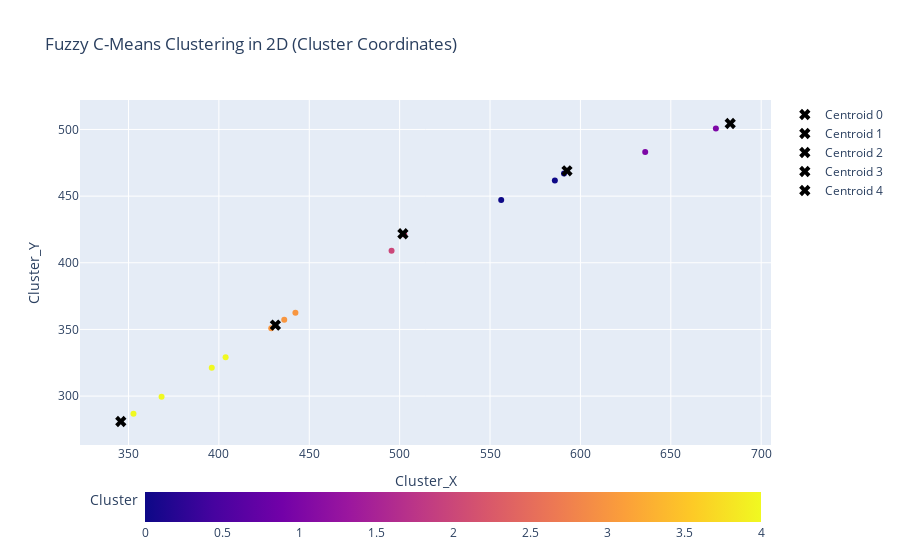
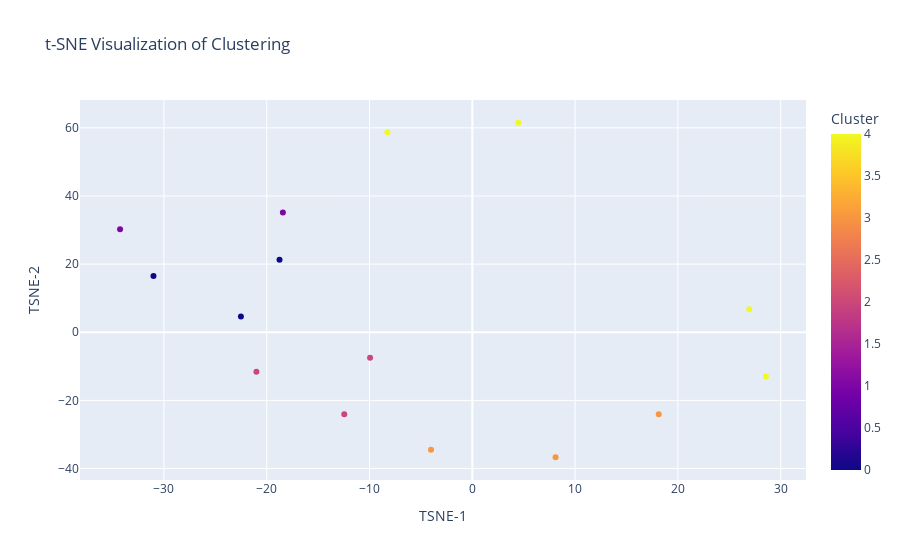

The cell these charts' notebook holds for them, in order:
### Code cell
import numpy as np
import pandas as pd
import skfuzzy as fuzz
from sklearn.manifold import TSNE
import plotly.graph_objs as go
import plotly.express as px
from IPython.display import display

# Data untuk klasterisasi: mendefinisikan data yang akan digunakan dalam bentuk dictionary
data = {
    "Obat": ["Parasetamol", "Amoksisilin", "Vitamin C", "Ibuprofen", "Metformin", "Losartan", 
             "Amlodipin", "Simvastatin", "Aspirin", "Omeprazole", "Cefadroxil", "Dexamethasone", 
             "Azitromisin", "Ketorolac", "Furosemide"],
    "Stok Awal": [500, 300, 600, 700, 400, 350, 450, 500, 650, 550, 600, 500, 450, 400, 350],
    "Permintaan Puskesmas": [400, 200, 450, 500, 350, 300, 380, 420, 520, 460, 480, 430, 350, 300, 300],
    "Pemakaian": [350, 180, 400, 450, 300, 270, 320, 400, 470, 420, 450, 390, 330, 270, 290],
    "Sisa Stok": [150, 120, 200, 250, 100, 80, 130, 100, 180, 130, 150, 110, 120, 130, 60]
}

# Mengonversi data dictionary menjadi DataFrame
df = pd.DataFrame(data)

print("Data Obat")

display(df)

# Menyiapkan data untuk klasterisasi Fuzzy C-Means
# Menggabungkan data 'Stok Awal', 'Permintaan Puskesmas', 'Pemakaian', dan 'Sisa Stok' ke dalam satu array
data_for_clustering = np.vstack((df['Stok Awal'], df['Permintaan Puskesmas'], df['Pemakaian'], df['Sisa Stok'])).T

# Menerapkan algoritma Fuzzy C-Means untuk klasterisasi dengan 5 klaster
n_clusters = 5
cntr, u, u0, d, jm, p, fpc = fuzz.cluster.cmeans(
    data_for_clustering.T, n_clusters, 2, error=0.005, maxiter=1000, init=None)

# Menentukan keanggotaan klaster untuk setiap titik data berdasarkan nilai keanggotaan terbesar
cluster_membership = np.argmax(u, axis=0)

# Menghitung koordinat klaster (sumbu X dan Y) menggunakan nilai keanggotaan klaster
cluster_x = u.T @ cntr[:, 0]
cluster_y = u.T @ cntr[:, 1]

# Menambahkan informasi klaster dan koordinat ke DataFrame
df['Cluster'] = cluster_membership
df['Cluster_X'] = cluster_x
df['Cluster_Y'] = cluster_y

# Melakukan reduksi dimensi dengan t-SNE menjadi 2 dimensi untuk visualisasi
tsne = TSNE(n_components=2, perplexity=5, n_iter=300, random_state=0)
tsne_results = tsne.fit_transform(data_for_clustering)

# Menambahkan hasil t-SNE (2D) ke DataFrame
df['TSNE-1'] = tsne_results[:, 0]
df['TSNE-2'] = tsne_results[:, 1]

# Membuat scatter plot 2D menggunakan Plotly untuk visualisasi klaster Fuzzy C-Means
fig_fuzzy = px.scatter(df, x='Cluster_X', y='Cluster_Y', color='Cluster',
                       hover_data=['Obat', 'Pemakaian', 'Sisa Stok'],
                       title="Fuzzy C-Means Clustering in 2D (Cluster Coordinates)")

# Memindahkan skala warna (color bar) ke bawah plot
fig_fuzzy.update_layout(coloraxis_colorbar=dict(
    orientation="h",
    yanchor="bottom",
    y=-0.3,  # Memindahkan color bar ke bawah plot
    xanchor="center",
    x=0.5  # Menempatkan color bar di tengah
))

# Menambahkan centroid ke plot sebagai tanda 'x' hitam besar
for i, center in enumerate(cntr):
    fig_fuzzy.add_trace(go.Scatter(x=[center[0]], y=[center[1]], 
                                   mode='markers', marker=dict(size=10, color='black', symbol='x'),
                                   name=f'Centroid {i}'))

# Menampilkan plot hasil klasterisasi Fuzzy C-Means
print("Hasil TSNE")
fig_fuzzy.show()

# Membuat scatter plot 2D menggunakan t-SNE untuk visualisasi klaster
fig_tsne = px.scatter(df, x='TSNE-1', y='TSNE-2', color='Cluster',
                      hover_data=['Obat', 'Stok Awal', 'Permintaan Puskesmas', 'Pemakaian', 'Sisa Stok'],
                      title="t-SNE Visualization of Clustering")

# Menampilkan plot hasil t-SNE
print("Hasil TSNE")
fig_tsne.show()

# Menampilkan tabel hasil klasterisasi dengan koordinat klaster dan hasil t-SNE
df_results = df[['Obat', 'Stok Awal', 'Permintaan Puskesmas', 'Pemakaian', 'Sisa Stok', 
                 'Cluster', 'Cluster_X', 'Cluster_Y', 'TSNE-1', 'TSNE-2']]

# Menampilkan DataFrame dengan hasil klasterisasi dan t-SNE
print("Hasil Klasterisasi Fuzzy C-Means")
display(df_results)

### Figure 1 — Plotly figure (JSON) as saved in the notebook; plotly's stock layout.template omitted (floating-point values rounded to 4 significant figures)
{"data": [{"customdata": [["Parasetamol", 350, 150], ["Amoksisilin", 180, 120], ["Vitamin C", 400, 200], ["Ibuprofen", 450, 250], ["Metformin", 300, 100], ["Losartan", 270, 80], ["Amlodipin", 320, 130], ["Simvastatin", 400, 100], ["Aspirin", 470, 180], ["Omeprazole", 420, 130], ["Cefadroxil", 450, 150], ["Dexamethasone", 390, 110], ["Azitromisin", 330, 120], ["Ketorolac", 270, 130], ["Furosemide", 290, 60]], "hovertemplate": "Cluster_X=%{x}<br>Cluster_Y=%{y}<br>Obat=%{customdata[0]}<br>Pemakaian=%{customdata[1]}<br>Sisa Stok=%{customdata[2]}<br>Cluster=%{marker.color}<extra></extra>", "legendgroup": "", "marker": {"color": [2, 4, 0, 1, 3, 4, 3, 2, 1, 0, 0, 2, 3, 4, 4], "coloraxis": "coloraxis", "symbol": "circle"}, "mode": "markers", "name": "", "orientation": "v", "showlegend": false, "type": "scatter", "x": [495.5, 396.1, 585.9, 674.9, 429.0, 352.8, 442.3, 502.6, 635.8, 556.2, 590.9, 502.1, 436.2, 403.7, 368.3], "xaxis": "x", "y": [409.1, 321.2, 461.8, 500.6, 350.9, 286.7, 362.4, 421.1, 483.1, 447.0, 467.0, 421.6, 357.3, 329.1, 299.5], "yaxis": "y"}, {"marker": {"color": "black", "size": 10, "symbol": "x"}, "mode": "markers", "name": "Centroid 0", "type": "scatter", "x": [592.6], "y": [469.0]}, {"marker": {"color": "black", "size": 10, "symbol": "x"}, "mode": "markers", "name": "Centroid 1", "type": "scatter", "x": [682.9], "y": [504.5]}, {"marker": {"color": "black", "size": 10, "symbol": "x"}, "mode": "markers", "name": "Centroid 2", "type": "scatter", "x": [501.8], "y": [421.8]}, {"marker": {"color": "black", "size": 10, "symbol": "x"}, "mode": "markers", "name": "Centroid 3", "type": "scatter", "x": [431.3], "y": [353.3]}, {"marker": {"color": "black", "size": 10, "symbol": "x"}, "mode": "markers", "name": "Centroid 4", "type": "scatter", "x": [345.8], "y": [280.9]}], "layout": {"coloraxis": {"colorbar": {"orientation": "h", "title": {"text": "Cluster"}, "x": 0.5, "xanchor": "center", "y": -0.3, "yanchor": "bottom"}, "colorscale": [[0, "#0d0887"], [0.1111, "#46039f"], [0.2222, "#7201a8"], [0.3333, "#9c179e"], [0.4444, "#bd3786"], [0.5556, "#d8576b"], [0.6667, "#ed7953"], [0.7778, "#fb9f3a"], [0.8889, "#fdca26"], [1, "#f0f921"]]}, "legend": {"tracegroupgap": 0}, "title": {"text": "Fuzzy C-Means Clustering in 2D (Cluster Coordinates)"}, "xaxis": {"anchor": "y", "domain": [0, 1], "title": {"text": "Cluster_X"}}, "yaxis": {"anchor": "x", "domain": [0, 1], "title": {"text": "Cluster_Y"}}}}

### Figure 2 — Plotly figure (JSON) as saved in the notebook; plotly's stock layout.template omitted (floating-point values rounded to 4 significant figures)
{"data": [{"customdata": [["Parasetamol", 500, 400, 350, 150], ["Amoksisilin", 300, 200, 180, 120], ["Vitamin C", 600, 450, 400, 200], ["Ibuprofen", 700, 500, 450, 250], ["Metformin", 400, 350, 300, 100], ["Losartan", 350, 300, 270, 80], ["Amlodipin", 450, 380, 320, 130], ["Simvastatin", 500, 420, 400, 100], ["Aspirin", 650, 520, 470, 180], ["Omeprazole", 550, 460, 420, 130], ["Cefadroxil", 600, 480, 450, 150], ["Dexamethasone", 500, 430, 390, 110], ["Azitromisin", 450, 350, 330, 120], ["Ketorolac", 400, 300, 270, 130], ["Furosemide", 350, 300, 290, 60]], "hovertemplate": "TSNE-1=%{x}<br>TSNE-2=%{y}<br>Obat=%{customdata[0]}<br>Stok Awal=%{customdata[1]}<br>Permintaan Puskesmas=%{customdata[2]}<br>Pemakaian=%{customdata[3]}<br>Sisa Stok=%{customdata[4]}<br>Cluster=%{marker.color}<extra></extra>", "legendgroup": "", "marker": {"color": [2, 4, 0, 1, 3, 4, 3, 2, 1, 0, 0, 2, 3, 4, 4], "coloraxis": "coloraxis", "symbol": "circle"}, "mode": "markers", "name": "", "orientation": "v", "showlegend": false, "type": "scatter", "x": [-12.45, 4.478, -18.76, -18.43, 18.14, -8.263, -4.016, -9.948, -34.27, -22.51, -31.02, -21.0, 8.102, 28.57, 26.95], "xaxis": "x", "y": [-24.08, 61.5, 21.31, 35.16, -24.05, 58.72, -34.48, -7.498, 30.24, 4.634, 16.53, -11.58, -36.68, -12.96, 6.764], "yaxis": "y"}], "layout": {"coloraxis": {"colorbar": {"title": {"text": "Cluster"}}, "colorscale": [[0, "#0d0887"], [0.1111, "#46039f"], [0.2222, "#7201a8"], [0.3333, "#9c179e"], [0.4444, "#bd3786"], [0.5556, "#d8576b"], [0.6667, "#ed7953"], [0.7778, "#fb9f3a"], [0.8889, "#fdca26"], [1, "#f0f921"]]}, "legend": {"tracegroupgap": 0}, "title": {"text": "t-SNE Visualization of Clustering"}, "xaxis": {"anchor": "y", "domain": [0, 1], "title": {"text": "TSNE-1"}}, "yaxis": {"anchor": "x", "domain": [0, 1], "title": {"text": "TSNE-2"}}}}
